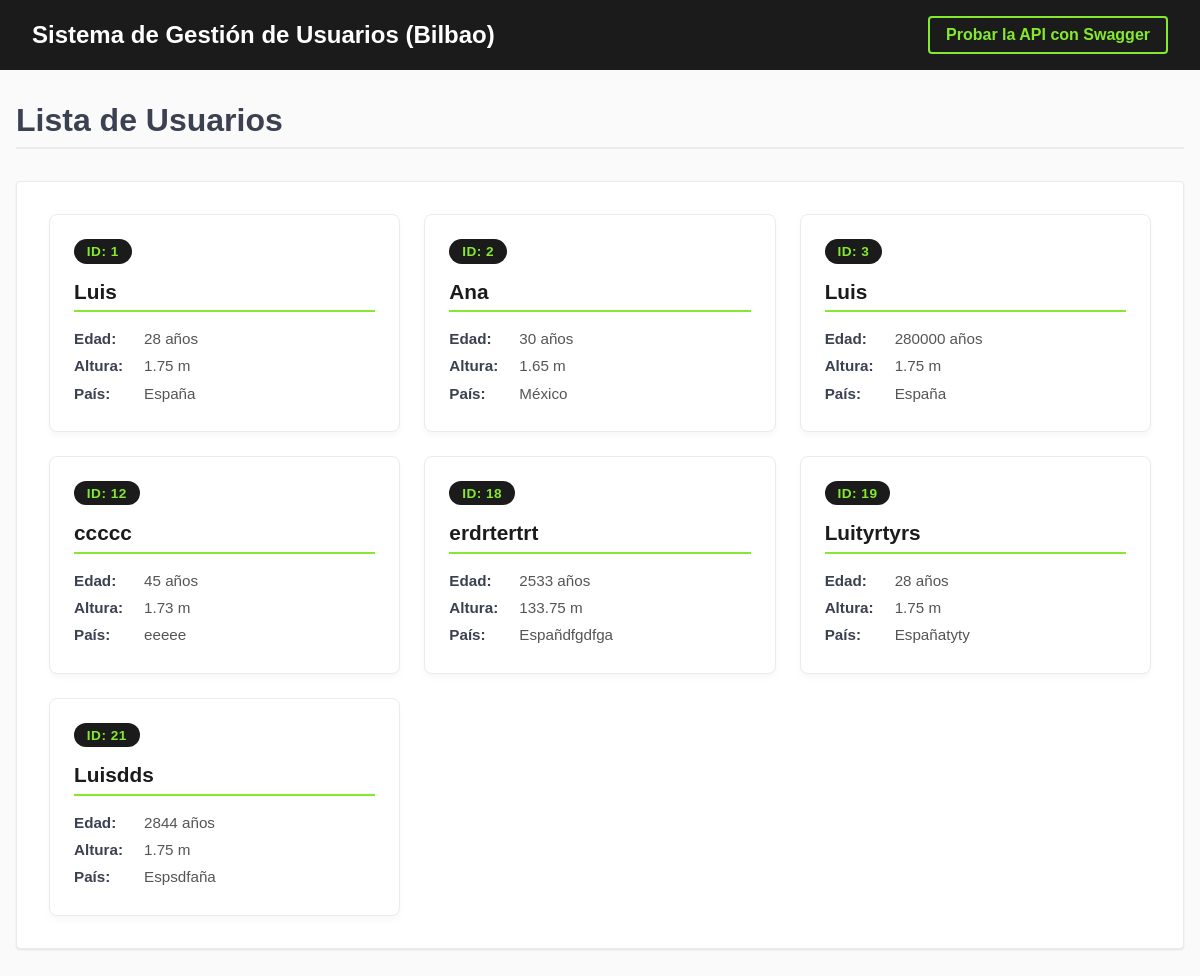
The page / on the database its author committed.
### tables this page shows
CREATE TABLE "LISTADEUSUARIOS" (
	"ID"	INTEGER,
	"NOMBRE"	TEXT NOT NULL,
	"EDAD"	INTEGER,
	"ALTURA"	REAL,
	"PAIS"	TEXT,
	PRIMARY KEY("ID" AUTOINCREMENT)
);

### src/routes.py (the view)
@app.route("/")
def index():
    usuarios = get_all_usuarios()  # esto devuelve una lista de dicts
    return render_template("panel.html", usuarios=usuarios)

### src/usuarios.py (called while the page is built)
def get_all_usuarios():
    return read_all()

### src/usuarios_repository_sqlite.py (called while the page is built)
def read_all():
    con = sqlite3.connect("usuarios.db")
    try:
        cur = con.cursor()
        res = cur.execute("SELECT ID, NOMBRE, EDAD, ALTURA, PAIS FROM LISTADEUSUARIOS")
        usuarios_sql = res.fetchall()
        lista = []
        for u in usuarios_sql:
            lista.append({"id": u[0], "nombre": u[1], "edad": u[2], "altura": u[3], "pais": u[4]})
        return lista
    finally:
        con.close()

### src/templates/panel.html (shortened to what this page needs)
{% extends "base.html" %}
{% block header %}Lista de Usuarios{% endblock %}
{% block content %}
    {% if usuarios %}
        <div class="user-grid">
        {% for usuario in usuarios %}
            <div class="user-card">
                <span class="user-badge">ID: {{ usuario.id }}</span>
                <div class="user-info">
                    <strong>{{ usuario.nombre }}</strong>
                    <div class="user-details">
                        <div><strong>Edad:</strong> <span>{{ usuario.edad }} años</span></div>
                        <div><strong>Altura:</strong> <span>{{ usuario.altura }} m</span></div>
                        <div><strong>País:</strong> <span>{{ usuario.pais }}</span></div>
                    </div>
                </div>
            </div>
        {% endfor %}
        </div>
    {% else %}
        <div class="empty-state">
            <p>No hay usuarios en la base de datos.</p>
        </div>
    {% endif %}
{% endblock %}

### src/templates/base.html (shortened to what this page needs)
<!DOCTYPE html>
<html lang="es">
<head>
</head>
<body>
    <header>
        <h1>Sistema de Gestión de Usuarios (Bilbao)</h1>
        <a href="http://127.0.0.1:5000/apidocs">Probar la API con Swagger</a>
    </header>
    <main>
        <h2>{% block header %}Bienvenido{% endblock %}</h2>
        <div class="card">
        {% block content %}{% endblock %}
        </div>
    </main>
</body>
</html>

### src/templates/base.html (style rules this page uses)
body { font-family: sans-serif; margin: 0; padding: 0; background-color: #fafafa; color: #3b4151; }
header { background-color: #1b1b1b; padding: 1rem 2rem; display: flex; justify-content: space-between; align-items: center; }
header h1 { color: #ffffff; font-size: 1.5rem; margin: 0; font-weight: 700; }
header a { color: #85ea2d; text-decoration: none; font-weight: bold; border: 2px solid #85ea2d; padding: 0.5rem 1rem; border-radius: 4px; transition: all 0.3s ease; }
main { max-width: 1200px; margin: 2rem auto; padding: 0 1rem; }
h2 { color: #3b4151; font-size: 2rem; border-bottom: 2px solid #ebebeb; padding-bottom: 0.5rem; margin-bottom: 2rem; }
.card { background-color: #ffffff; border: 1px solid #ebebeb; border-radius: 4px; box-shadow: 0 1px 2px rgba(0,0,0,0.1); padding: 2rem; margin-bottom: 2rem; }
.user-grid { display: grid; grid-template-columns: repeat(auto-fit, minmax(280px, 1fr)); gap: 1.5rem; padding: 0; margin: 0; }
.user-card { background-color: #ffffff; border: 1px solid #ebebeb; border-radius: 8px; padding: 1.5rem; box-shadow: 0 4px 6px rgba(0,0,0,0.03); transition: all 0.3s ease; }
.user-badge { display: inline-block; background-color: #1b1b1b; color: #85ea2d; padding: 0.3rem 0.8rem; border-radius: 20px; font-weight: bold; font-size: 0.85rem; margin-bottom: 1rem; letter-spacing: 0.5px; }
.user-info { display: flex; flex-direction: column; }
.user-info strong { font-size: 1.3rem; color: #1b1b1b; margin-bottom: 0.8rem; border-bottom: 2px solid #85ea2d; padding-bottom: 0.4rem; display: inline-block; }
.user-details { color: #555; font-size: 0.95rem; line-height: 1.8; }
.user-details div { display: flex; align-items: center; }
.user-details strong { font-size: 0.95rem; color: #3b4151; margin-bottom: 0; border: none; padding: 0; display: inline-block; font-weight: 600; width: 70px; }

### rows shown on the page
LISTADEUSUARIOS: id "1", nombre "Luis", edad "28", altura "1.75", pais "España"
LISTADEUSUARIOS: id "2", nombre "Ana", edad "30", altura "1.65", pais "México"
LISTADEUSUARIOS: id "3", nombre "Luis", edad "280000", altura "1.75", pais "España"
LISTADEUSUARIOS: id "12", nombre "ccccc", edad "45", altura "1.73", pais "eeeee"
LISTADEUSUARIOS: id "18", nombre "erdrtertrt", edad "2533", altura "133.75", pais "Españdfgdfga"
LISTADEUSUARIOS: id "19", nombre "Luityrtyrs", edad "28", altura "1.75", pais "Españatyty"
LISTADEUSUARIOS: id "21", nombre "Luisdds", edad "2844", altura "1.75", pais "Espsdfaña"
